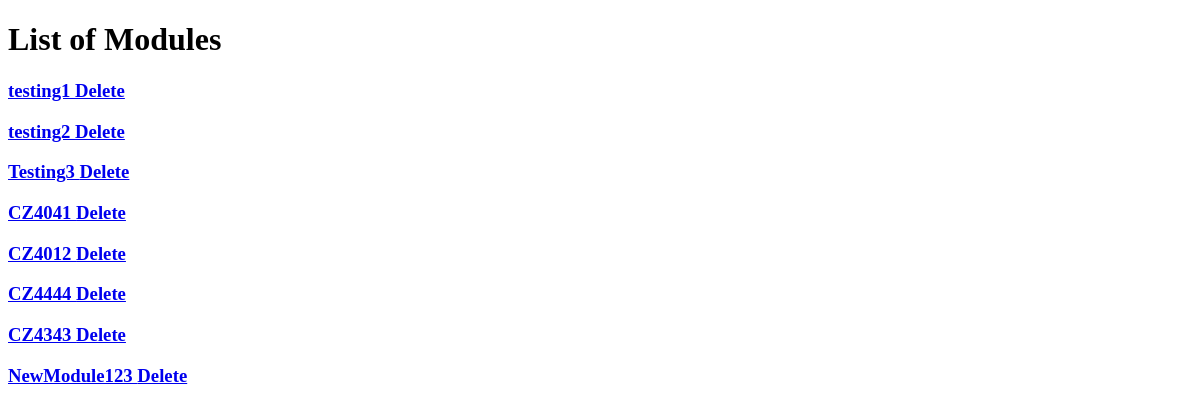
Before: /appOne/manage_module/ (signed in) with the older database file.
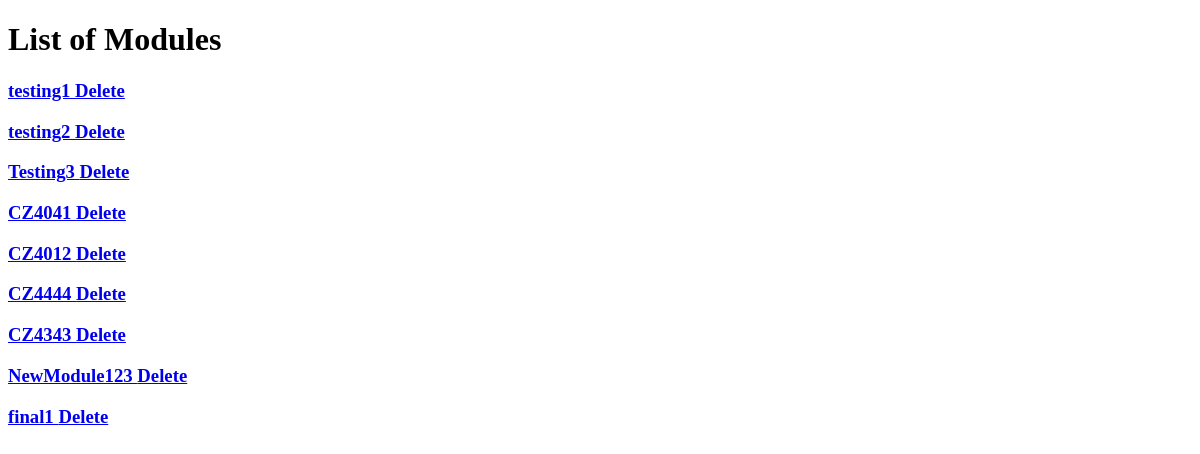
After: the same page with the newer database file.
### appOne/models.py (models this page shows, shortened)
class Module(models.Model):
    module_name = models.CharField(max_length=50)
    coordinator = models.ForeignKey('Professor', on_delete=models.SET_NULL, null=True, blank=True)
    class Meta:
        permissions = (("can_modify_module", "Can create/delete a module"),)#placeholder
    def get_absolute_url(self):
        return reverse('appOne:module_home', args=[str(self.module_name)])

### appOne/views.py (the view)
# urls.py: path('manage_module/', views.manage_module, name='manage_module'),
@permission_required('appOne.change_module', raise_exception=True)
def manage_module(request):
    module_list = Module.objects.filter()
    return render(request,'appOne/manage_module.html',{'module_list':module_list})

### templates/appOne/manage_module.html
{% extends "appOne/base.html" %}
{% load staticfiles %}
{% block body_block %}
  <div class="container">
    <div class="jumbotron">
      <h1>List of Modules</h1>
        {% for module in module_list %}
            <h3><a href="{{ module.get_absolute_url }}">{{module.module_name}} </a>
              <a href="{% url 'appOne:delete_module' module_pk=module.module_name %}">Delete</a>
            </h3>
        {% endfor %}
    </div>
  </div>
{% endblock %}

Changed rows visible on the page:
added Module: module_name "final1"
